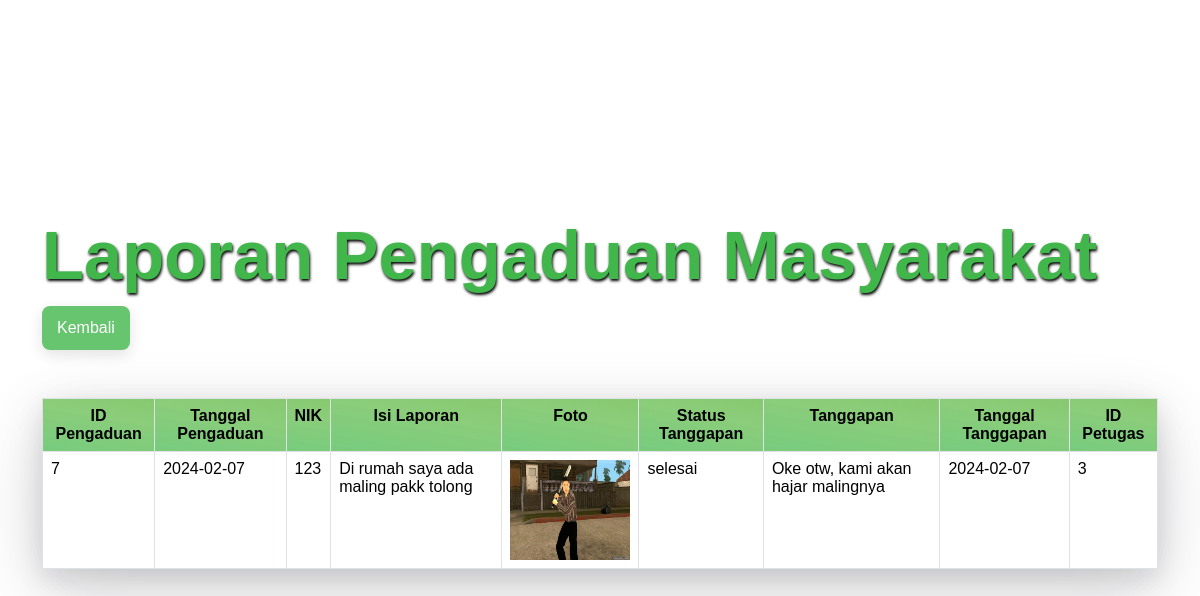
Page /generate_laporan.php on the committed database.
### tables this page shows
CREATE TABLE `tanggapan` (
  `id_tanggapan` int(11) NOT NULL,
  `id_pengaduan` int(11) DEFAULT NULL,
  `tgl_tanggapan` date DEFAULT NULL,
  `tanggapan` text DEFAULT NULL,
  `id_petugas` int(11) DEFAULT NULL
);

CREATE TABLE `pengaduan` (
  `id_pengaduan` int(11) NOT NULL,
  `tgl_pengaduan` date DEFAULT NULL,
  `nik` char(16) DEFAULT NULL,
  `isi_laporan` text DEFAULT NULL,
  `foto` varchar(255) DEFAULT NULL,
  `status` enum('0','proses','selesai') DEFAULT NULL
);

### generate_laporan.php (the view, shortened to what this page needs)
<?php
require_once "mysql.php";
$sql = "SELECT pengaduan.*, tanggapan.tanggapan, tanggapan.tgl_tanggapan, tanggapan.id_petugas
        FROM pengaduan
        LEFT JOIN tanggapan ON pengaduan.id_pengaduan = tanggapan.id_pengaduan";
$result = mysqli_query($conn, $sql);
$laporan = [];
while ($row = mysqli_fetch_assoc($result)) {
    $laporan[] = $row;
}
?>
<!DOCTYPE html>
<html lang="en">
<head>
    <link rel="stylesheet" href="css/generate.css">
    <link href="https://cdn.jsdelivr.net/npm/bootstrap@5.3.2/dist/css/bootstrap.min.css" rel="stylesheet">
</head>
<body>
    <div class="container">
        <div class="head">
            <h2>Laporan Pengaduan Masyarakat</h2>
            <a href="index.php">Kembali</a>
        </div>
        <table class="table table-bordered border table-hover">
            <tr>
                <th>ID Pengaduan</th>
                <th>Tanggal Pengaduan</th>
                <th>NIK</th>
                <th>Isi Laporan</th>
                <th>Foto</th>
                <th>Status Tanggapan</th>
                <th>Tanggapan</th>
                <th>Tanggal Tanggapan</th>
                <th>ID Petugas</th>
            </tr>
            <?php
            foreach ($laporan as $data) { ?>
                <tr>
                    <td><?php echo $data['id_pengaduan'] ?></td>
                    <td><?php echo $data['tgl_pengaduan'] ?></td>
                    <td><?php echo $data['nik'] ?></td>
                    <td><?php echo $data['isi_laporan'] ?></td>
                    <td><img src="uploads/<?php echo $data['foto'] ?>" style="height:100px; width:120px;" alt=""></td>
                    <td><?php echo $data['status'] ?></td>
                    <td><?php echo $data['tanggapan'] ?></td>
                    <td><?php echo $data['tgl_tanggapan'] ?></td>
                    <td><?php echo $data['id_petugas'] ?></td>
                </tr>
            <?php } ?>
        </table>
    </div>
</body>
</html>

### css/generate.css (style rules this page uses)
* { padding: 0; margin: 0; font-family: 'Poppins', sans-serif; box-sizing: border-box; list-style: none; text-decoration: none; scroll-behavior: smooth; scroll-padding-top: 3rem; color: var(--item-color); }
body { height: 100vh; display: flex; justify-content: center; align-items: center; }
.head { display: flex; flex-wrap: wrap; align-items: center; margin-bottom: 3rem; justify-content: space-between; }
th { background: linear-gradient(190deg, rgba(97, 183, 65, 0.7607449856733525) 0%, rgba(89, 183, 65, 0.6962750716332378) 35%, rgba(65, 183, 75, 0.7191977077363897) 100%); }

### rows in the picture
tanggapan: id_pengaduan.id_pengaduan "7", id_pengaduan.tgl_pengaduan "2024-02-07", id_pengaduan.nik "123", id_pengaduan.isi_laporan "Di rumah saya ada maling pakk tolong", id_pengaduan.foto (picture), id_pengaduan.status "selesai", tanggapan "Oke otw, kami akan hajar malingnya", tgl_tanggapan "2024-02-07", id_petugas "3"
